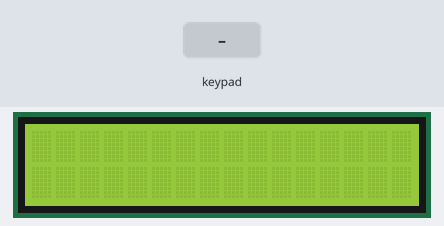
The sketch below on a simulated Arduino Uno, built with avr-gcc and run on an emulated ATmega328P. Shown: 16×2 character LCD. The test bench sets the inputs (shaded band). What the sketch prints to the serial monitor is not drawn.

Above: at 1.2 s.
1.3 s: keypad keys 9 8 7 6 # pressed 0.4 s apart
At 3.7 s:
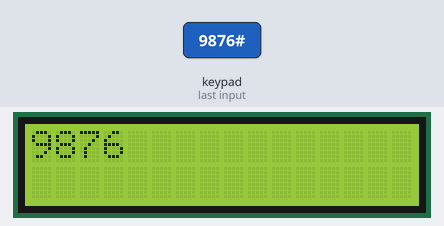
4.8 s: key '#' pressed
At 5.2 s:
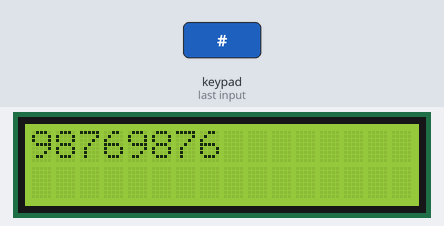
6.3 s: keypad keys 5 4 3 2 # pressed 0.4 s apart
At 9.1 s:
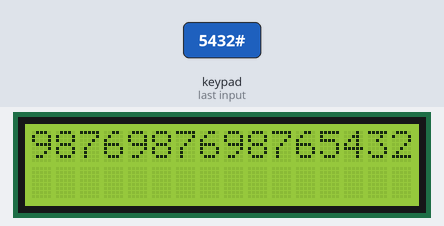
Timing chart, 0 to 10.6 s (numbered marks = the images above; inputs shaded):
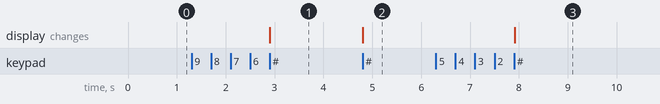

Measured:
- after the input at 1.3 s, the display: changes after 1.6 s (image 1)
- after the input at 4.8 s, the display: changes at once (image 2)
- after the input at 6.3 s, the display: changes after 1.6 s (image 3)

The sketch:

KeypadLCD.ino
```cpp
#include <Keypad.h>
#include <LiquidCrystal_I2C.h>

const byte rows = 4;
const byte cols = 4;

char Keys[rows][cols] = {
  {'1', '2', '3', 'A'},
  {'4', '5', '6', 'B'},
  {'7', '8', '9', 'C'},
  {'*', '0', '#', 'D'}
};

byte rowPins[rows] = {9, 8, 7, 6};
byte colPins[cols] = {5, 4, 3, 2};

Keypad keypad = Keypad(makeKeymap(Keys), rowPins, colPins, rows, cols);
LiquidCrystal_I2C lcd = LiquidCrystal_I2C(0x27,16,2);

void setup() {
  Serial.begin(9600);
  lcd.init();
  lcd.backlight();
}

int a=0;
String inputstr;

void loop() {
  while(a==0){
    char key = keypad.getKey();
    if(key){
      if (key == '0' || key == '1' || key == '2' || key == '3' || key == '4' || key == '5' || key == '6' || key == '7' || key == '8' || key == '9' || key == 'A' || key == 'B' || key == 'C' || key == 'D'){
        Serial.println(key);
        inputstr += key;
        Serial.println(inputstr);
      }
      else if(key == '#'){
        lcd.print(inputstr);
        a = 1;
      }
      else if(key == '*'){
        inputstr = "";
        lcd.clear();
      }
    }
  }
  a = 0;
}
```
